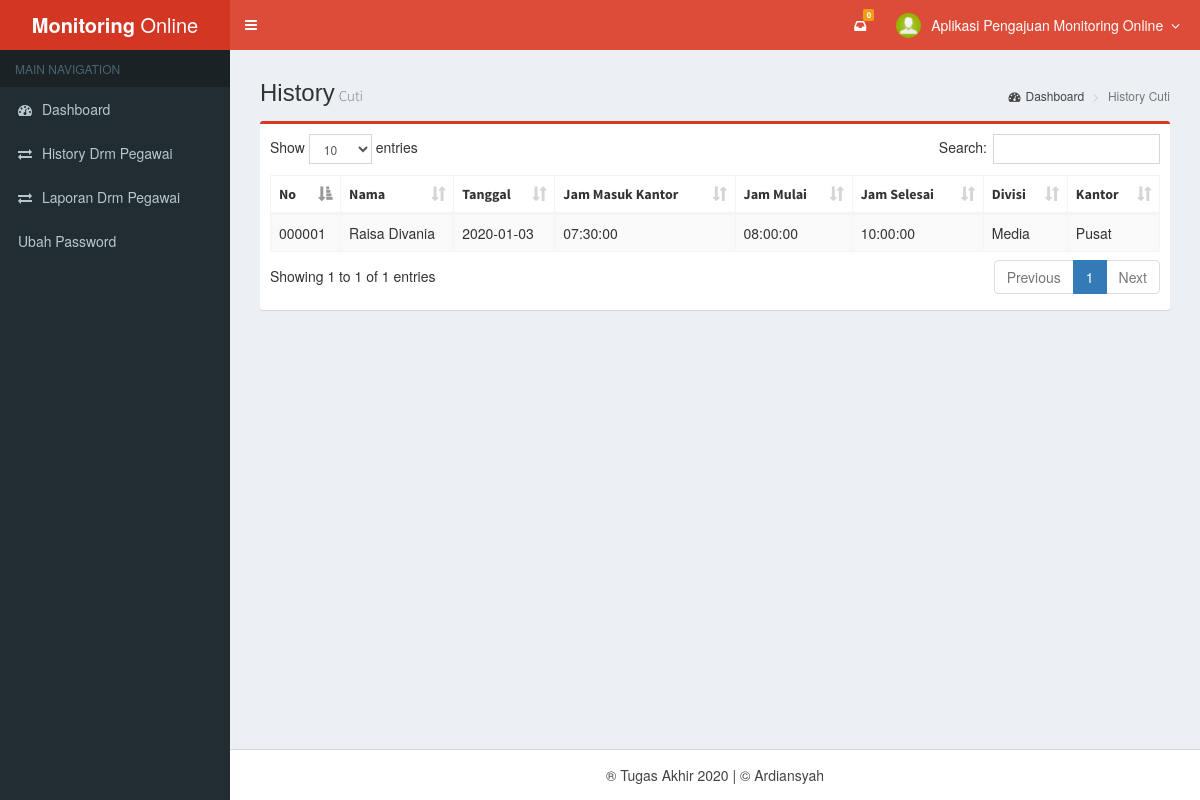
The page /home-manajer.php?page=history-Drm (signed in) on the database its author committed.
### tables this page shows
CREATE TABLE IF NOT EXISTS `drm` (
  `Id_drm` varchar(6) NOT NULL,
  `nip` varchar(25) NOT NULL,
  `Hari` varchar(6) NOT NULL,
  `Tanggal` varchar(100) NOT NULL,
  `Jm_msk` time NOT NULL,
  `Jm_mulai` time NOT NULL,
  `Jm_selesai` time NOT NULL,
  `Kantor` varchar(6) NOT NULL,
  `Divisi` varchar(50) NOT NULL,
  `Pembacaan_visi_misi` varchar(15) NOT NULL,
  `Pembacaan_attaubah` varchar(15) NOT NULL,
  `Share_medsos` varchar(15) NOT NULL,
  `Input_muthabaah` varchar(15) NOT NULL,
  `Jm_plg_sblm` time NOT NULL,
  `Aktivitas_sblm` varchar(100) NOT NULL,
  `Pembahansan_drm` varchar(100) NOT NULL,
  PRIMARY KEY (`Id_drm`),
  KEY `Id_Karyawan` (`nip`)
);

CREATE TABLE IF NOT EXISTS `tb_pegawai` (
  `nip` varchar(10) NOT NULL DEFAULT '',
  `nama` varchar(64) NOT NULL,
  `jk` varchar(1) NOT NULL,
  `jab` varchar(32) NOT NULL,
  `tmp_lhr` varchar(32) NOT NULL,
  `tgl_lhr` date DEFAULT NULL,
  `Divisi` varchar(20) NOT NULL,
  `telp` varchar(12) NOT NULL,
  `alamat` varchar(512) NOT NULL,
  `hak_cuti_tahunan` int(2) NOT NULL,
  PRIMARY KEY (`nip`)
);

### pages/view/history-Drm.php (the view, shortened to what this page needs)
<section class="content-header">
    <h1>History<small>Cuti</small></h1>
    <ol class="breadcrumb">
        <li><a href="home-pegawai.php"><i class="fa fa-dashboard"></i>Dashboard</a></li>
        <li class="active">History Cuti</li>
    </ol>
</section>
<?php
	$tampilUser=mysql_query("SELECT td.Id_drm, b.nama, td.Tanggal, td.Jm_msk, td.Jm_mulai, td.Jm_selesai, td.Divisi, td.Kantor
	FROM drm as td, tb_pegawai as b WHERE b.nip=td.nip");
?>
<section class="content">
    <div class="row">
        <div class="col-md-12">
			<div class="box box-primary">
				<div class="box-body">
					<table id="example1" class="table table-bordered table-striped">
						<thead>
							<tr>
								<th>No</th>
								<th>Nama</th>
								<th>Tanggal</th>
								<th>Jam Masuk Kantor</th>
								<th>Jam Mulai</th>
								<th>Jam Selesai</th>
								<th>Divisi</th>
								<th>Kantor</th>
							</tr>
						</thead>
						<tbody>
							<?php
							while($user=mysql_fetch_array($tampilUser)){
						?>
							<tr>
								<td><?php echo $user['Id_drm'];?></td>
								<td><?php echo $user['nama'];?></td>
								<td><?php echo $user['Tanggal'];?></td>
								<td><?php echo $user['Jm_msk'];?></td>
								<td><?php echo $user['Jm_mulai'];?></td>
								<td><?php echo $user['Jm_selesai'];?></td>
								<td><?php echo $user['Divisi'];?></td>
								<td><?php echo $user['Kantor'];?></td>
							</tr>
						<?php
							}
						?>
						</tbody>
					</table>
				</div>
			</div>
        </div>
	</div>
</section>

### home-manajer.php (shortened to what this page needs)
<!DOCTYPE html>
<html>
<head>
	<link rel="stylesheet" href="bootstrap/css/bootstrap.min.css">
	<link rel="stylesheet" href="bootstrap/css/bootstrap.css">
	<link rel="stylesheet" href="dist/css/font-awesome.min.css">
	<link rel="stylesheet" href="dist/css/ionicons.min.css">
	<link rel="stylesheet" href="dist/css/AdminLTE.min.css">
	<link rel="stylesheet" href="dist/css/AdminLTE.css">
	<link rel="stylesheet" href="dist/css/skins/_all-skins.min.css">
	<link rel="stylesheet" href="plugins/iCheck/flat/blue.css">
	<link rel="stylesheet" href="plugins/iCheck/square/blue.css">
	<link rel="stylesheet" href="plugins/morris/morris.css">
	<link rel="stylesheet" href="plugins/jvectormap/jquery-jvectormap-1.2.2.css">
	<link rel="stylesheet" href="plugins/datepicker/bootstrap-datetimepicker.min.css">
	<link rel="stylesheet" href="plugins/bootstrap-wysihtml5/bootstrap3-wysihtml5.min.css">
	<link rel="stylesheet" href="plugins/datatables/dataTables.bootstrap.css">
</head>
<?php
	$tampilCuti=mysql_query("SELECT * FROM tb_mohoncuti WHERE persetujuan='' ORDER BY tgl DESC");
	$jmlcut=mysql_num_rows($tampilCuti);
?>
<body class="hold-transition skin-red fixed sidebar-mini">
<div class="wrapper">
	<header class="main-header">
		<a href="home-hrd.php" class="logo"><span class="logo-mini">CUTI</span><span class="logo-lg"><b>Monitoring</b> Online</span></a>
		<nav class="navbar navbar-static-top" role="navigation">
			<a href="#" class="sidebar-toggle" data-toggle="offcanvas" role="button"><span class="sr-only">Toggle navigation</span></a>
			<div class="navbar-custom-menu">
				<ul class="nav navbar-nav">
					<li class="dropdown messages-menu">
						<a href="#" class="dropdown-toggle" data-toggle="dropdown"><i class="fa fa-inbox"></i><span class="label label-warning"><?=$jmlcut?></span></a>
					</li>
					<li class="dropdown user user-menu">
						<a href="#" class="dropdown-toggle" data-toggle="dropdown">
							<img src='dist/img/profile/no-image.jpg' class='user-image' alt='User Image'>
							<span class="hidden-xs">Aplikasi Pengajuan Monitoring Online</span> &nbsp;<i class="fa fa-angle-down"></i>
						</a>
					</li>
				</ul>
			</div>
		</nav>
	</header>
	<aside class="main-sidebar">
		<section class="sidebar">
			<ul class="sidebar-menu">
				<li class="header">MAIN NAVIGATION</li>
				<li class="treeview"><a href="home-manajer.php"><i class="fa fa-dashboard"></i> <span>Dashboard</span></i></a></li>
				<li class="treeview"><a href="home-manajer.php?page=history-Drm"><i class="fa fa-exchange"></i> <span>History Drm Pegawai</span></a></li>
				<li class="treeview"><a href="home-manajer.php?page=laporan-bulanan"><i class="fa fa-exchange"></i> <span>Laporan Drm Pegawai</span></a></li>
				<li class="treeview"><a href="home-manajer.php?page=ubah-passward-kadep"><i class="pe-7s-note2"></i><span>Ubah Password</span></i></a></li>
			</ul>
		</section>
	</aside>
	<div class="content-wrapper">
		<section class="content">
			<?php
				$page = (isset($_GET['page']))? $_GET['page'] : "main";
				switch ($page) {
					case 'history-Drm': include "pages/view/history-Drm.php"; break;
				}
			?>
		</section>
	</div>
	<footer class="main-footer">
	<center> ® Tugas Akhir 2020 | © Ardiansyah </center>
	</footer>
</div>
</body>
</html>

### rows shown on the page
drm: Id_drm "000001", nip.nama "Raisa Divania", Tanggal "2020-01-03", Jm_msk "07:30:00", Jm_mulai "08:00:00", Jm_selesai "10:00:00", Divisi "Media", Kantor "Pusat"

### other values the page prints
$jmlcut "0"
